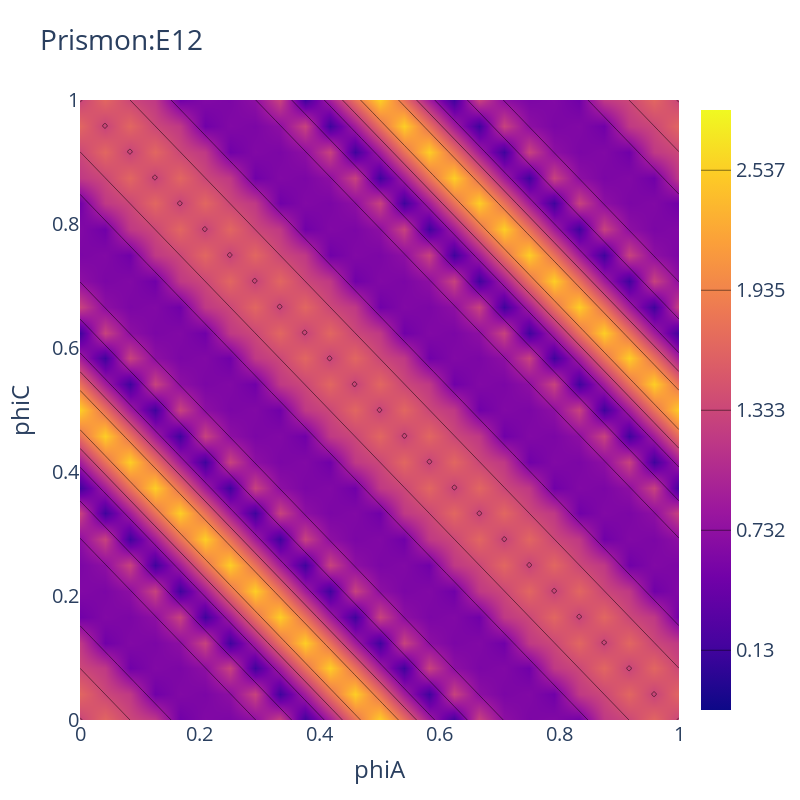

The notebook cell this image was saved under:
### Code cell
utils.plotHeatmap((Ex2-Ex1).reshape(Na,Nc),PhiA,PhiC,'Prismon:E12','phiA','phiC',size=(800,800),export='pdf',ncontours=4)

### Figure 1 — Plotly figure (JSON) as saved in the notebook; plotly's stock layout.template omitted (floating-point values rounded to 4 significant figures; data arrays with more than 128 entries replaced by an {"elided": "..."} marker saying what was removed)
{"data": [{"contours": {"coloring": "heatmap", "end": 2.537, "size": 0.6017, "start": 0.1298}, "type": "contour", "x": [0, 0.04167, 0.08333, 0.125, 0.1667, 0.2083, 0.25, 0.2917, 0.3333, 0.375, 0.4167, 0.4583, 0.5, 0.5417, 0.5833, 0.625, 0.6667, 0.7083, 0.75, 0.7917, 0.8333, 0.875, 0.9167, 0.9583, 1], "y": [0, 0.04167, 0.08333, 0.125, 0.1667, 0.2083, 0.25, 0.2917, 0.3333, 0.375, 0.4167, 0.4583, 0.5, 0.5417, 0.5833, 0.625, 0.6667, 0.7083, 0.75, 0.7917, 0.8333, 0.875, 0.9167, 0.9583, 1], "z": {"elided": "25x25 float values"}}], "layout": {"font": {"size": 20}, "height": 800, "legend": {"x": 0.99, "xanchor": "right", "y": 0.99, "yanchor": "top"}, "margin": {"r": 10, "t": 100}, "title": {"text": "Prismon:E12"}, "width": 800, "xaxis": {"title": {"text": "phiA"}}, "yaxis": {"title": {"text": "phiC"}}}}
